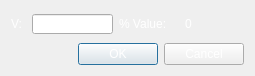
<?xml version="1.0" encoding="UTF-8"?>
<ui version="4.0">
 <class>BarDialog</class>
 <widget class="QDialog" name="BarDialog">
  <property name="geometry">
   <rect>
    <x>0</x>
    <y>0</y>
    <width>255</width>
    <height>76</height>
   </rect>
  </property>
  <property name="windowTitle">
   <string>Reference Line Setting</string>
  </property>
  <property name="styleSheet">
   <string notr="true">font: 10pt &quot;微软雅黑&quot;;
color: rgb(255, 255, 255);</string>
  </property>
  <layout class="QVBoxLayout" name="verticalLayout">
   <item>
    <layout class="QHBoxLayout" name="horizontalLayout">
     <item>
      <widget class="QLabel" name="label">
       <property name="maximumSize">
        <size>
         <width>15</width>
         <height>16777215</height>
        </size>
       </property>
       <property name="text">
        <string>V:</string>
       </property>
      </widget>
     </item>
     <item>
      <widget class="QDoubleSpinBox" name="spinboxV">
       <property name="buttonSymbols">
        <enum>QAbstractSpinBox::NoButtons</enum>
       </property>
       <property name="decimals">
        <number>7</number>
       </property>
       <property name="maximum">
        <double>100.000000000000000</double>
       </property>
      </widget>
     </item>
     <item>
      <widget class="QLabel" name="label_2">
       <property name="maximumSize">
        <size>
         <width>100</width>
         <height>16777215</height>
        </size>
       </property>
       <property name="text">
        <string>% Value:</string>
       </property>
      </widget>
     </item>
     <item>
      <widget class="QLabel" name="labelV">
       <property name="text">
        <string>0</string>
       </property>
      </widget>
     </item>
    </layout>
   </item>
   <item>
    <widget class="QDialogButtonBox" name="buttonBox">
     <property name="orientation">
      <enum>Qt::Horizontal</enum>
     </property>
     <property name="standardButtons">
      <set>QDialogButtonBox::Cancel|QDialogButtonBox::Ok</set>
     </property>
    </widget>
   </item>
  </layout>
 </widget>
 <resources/>
 <connections>
  <connection>
   <sender>buttonBox</sender>
   <signal>accepted()</signal>
   <receiver>BarDialog</receiver>
   <slot>accept()</slot>
   <hints>
    <hint type="sourcelabel">
     <x>248</x>
     <y>254</y>
    </hint>
    <hint type="destinationlabel">
     <x>157</x>
     <y>274</y>
    </hint>
   </hints>
  </connection>
  <connection>
   <sender>buttonBox</sender>
   <signal>rejected()</signal>
   <receiver>BarDialog</receiver>
   <slot>reject()</slot>
   <hints>
    <hint type="sourcelabel">
     <x>316</x>
     <y>260</y>
    </hint>
    <hint type="destinationlabel">
     <x>286</x>
     <y>274</y>
    </hint>
   </hints>
  </connection>
 </connections>
</ui>
